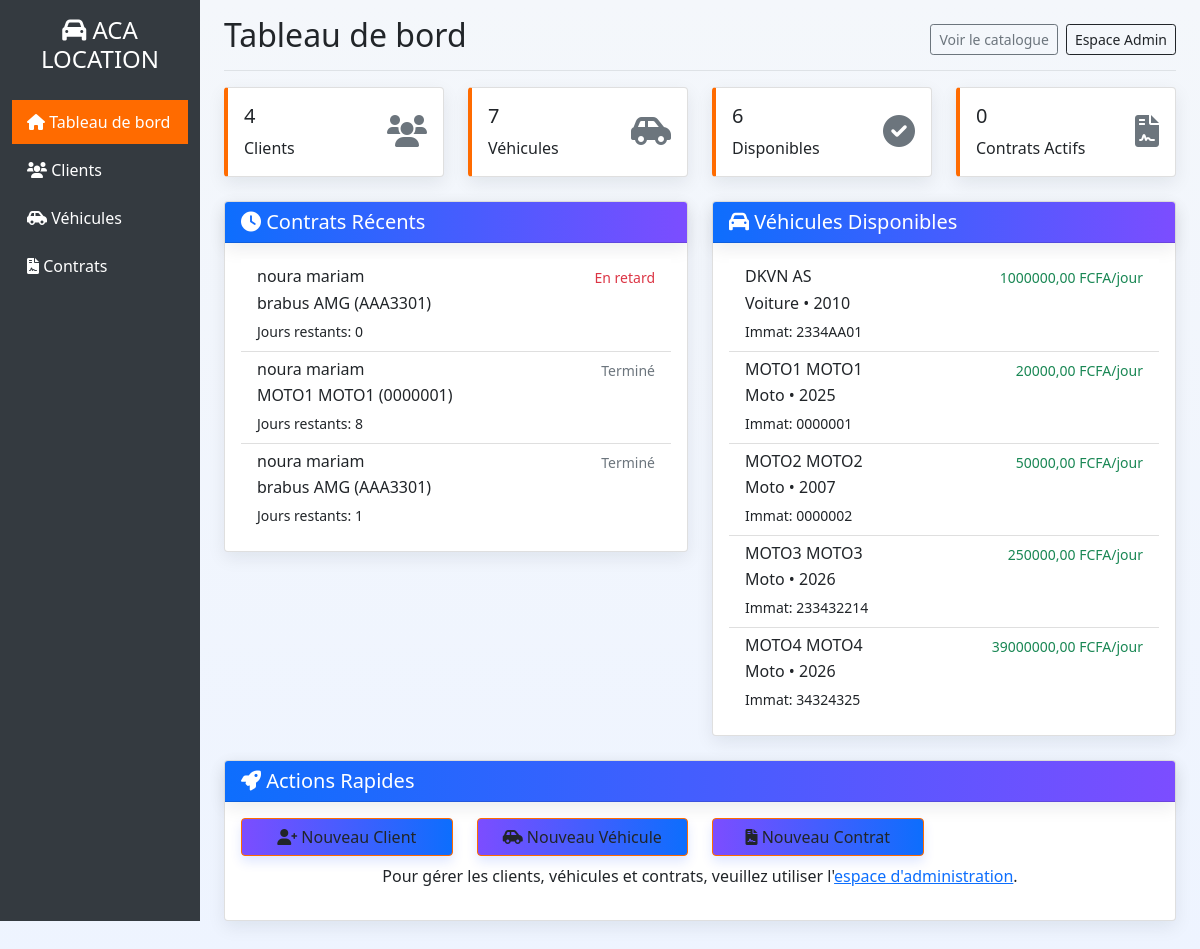
The page / on the database its author committed.
### gestion/models.py (models this page shows, shortened)
class Contrat(models.Model):
    STATUT_CHOICES = [
        ('actif', 'Actif'),
        ('termine', 'Terminé'),
        ('en_retard', 'En retard'),
        ('rompu', 'Rompu'),
    ]
    MODE_PAIEMENT = [
        ('carte', 'Carte bancaire'),
        ('virement', 'Virement'),
        ('especes', 'Espèces'),
        ('cheque', 'Chèque'),
        ('mobile', 'Paiement mobile'),
    ]
    client = models.ForeignKey(Client, on_delete=models.CASCADE)
    vehicule = models.ForeignKey(Vehicule, on_delete=models.CASCADE)
    date_creation = models.DateTimeField(auto_now_add=True)
    date_debut = models.DateField()
    date_fin = models.DateField(blank=True, null=True)
    nb_jours = models.IntegerField(validators=[MinValueValidator(1)])
    montant_total = models.DecimalField(max_digits=10, decimal_places=2, blank=True, null=True)
    statut = models.CharField(max_length=20, choices=STATUT_CHOICES, default='actif')
    mode_paiement = models.CharField(max_length=20, choices=MODE_PAIEMENT, default='especes')
    details_paiement = models.JSONField(blank=True, null=True)
    def jours_restants(self):
        aujourdhui = timezone.now().date()
        if aujourdhui > self.date_fin:
            return 0
        return (self.date_fin - aujourdhui).days
    class Meta:
        verbose_name = "Contrat"
        verbose_name_plural = "Contrats"

class Client(models.Model):
    nom = models.CharField(max_length=100)
    prenom = models.CharField(max_length=100)
    telephone = models.CharField(max_length=20)
    email = models.EmailField(blank=True, null=True)
    date_creation = models.DateTimeField(auto_now_add=True)
    def __str__(self):
        return f"{self.prenom} {self.nom}"
    class Meta:
        verbose_name = "Client"
        verbose_name_plural = "Clients"

class Vehicule(models.Model):
    TYPE_VEHICULE = [
        ('voiture', 'Voiture'),
        ('moto', 'Moto'),
    ]
    type_vehicule = models.CharField(max_length=20, choices=TYPE_VEHICULE)
    marque = models.CharField(max_length=100)
    modele = models.CharField(max_length=100)
    annee = models.IntegerField()
    immatriculation = models.CharField(max_length=20, unique=True)
    prix_journalier = models.DecimalField(max_digits=10, decimal_places=2, validators=[MinValueValidator(0)])
    cylindree = models.IntegerField(blank=True, null=True)
    nombre_portes = models.IntegerField(blank=True, null=True)
    disponible = models.BooleanField(default=True)
    image = models.ImageField(upload_to='vehicules/', blank=True, null=True)
    date_ajout = models.DateTimeField(auto_now_add=True)
    def __str__(self):
        return f"{self.marque} {self.modele} ({self.immatriculation})"
    class Meta:
        verbose_name = "Véhicule"
        verbose_name_plural = "Véhicules"
        ordering = ['-date_ajout']
    class Meta:
        verbose_name = "Véhicule"
        verbose_name_plural = "Véhicules"

### gestion/views.py (the view)
# urls.py: path('', views.index, name='index'),
def index(request):
    stats = {
        'total_clients': Client.objects.count(),
        'total_vehicules': Vehicule.objects.count(),
        'vehicules_disponibles': Vehicule.objects.filter(disponible=True).count(),
        'contrats_actifs': Contrat.objects.filter(statut='actif').count(),
        'contrats_retard': Contrat.objects.filter(statut='en_retard').count(),
    }
    contrats_recent = Contrat.objects.all().order_by('-date_creation')[:5]
    vehicules_disponibles = Vehicule.objects.filter(disponible=True)[:5]
    contrats_pour_rappel = Contrat.objects.filter(statut='actif')
    rappels = []
    for contrat in contrats_pour_rappel:
        rappel = contrat.envoyer_rappel()
        if rappel:
            rappels.append(rappel)
    context = {
        'stats': stats,
        'contrats_recent': contrats_recent,
        'vehicules_disponibles': vehicules_disponibles,
        'rappels': rappels,
    }
    return render(request, 'gestion/index.html', context)

### gestion/templates/gestion/index.html (shortened to what this page needs)
{% extends 'gestion/base.html' %}
{% block content %}
<div class="row">
    <div class="col-md-3 mb-4">
        <div class="card stat-card">
            <div class="card-body">
                <div class="d-flex justify-content-between">
                    <div>
                        <h5 class="card-title">{{ stats.total_clients }}</h5>
                        <p class="card-text">Clients</p>
                    </div>
                    <div class="align-self-center">
                        <i class="fas fa-users fa-2x text-muted"></i>
                    </div>
                </div>
            </div>
        </div>
    </div>
    <div class="col-md-3 mb-4">
        <div class="card stat-card">
            <div class="card-body">
                <div class="d-flex justify-content-between">
                    <div>
                        <h5 class="card-title">{{ stats.total_vehicules }}</h5>
                        <p class="card-text">Véhicules</p>
                    </div>
                    <div class="align-self-center">
                        <i class="fas fa-car-side fa-2x text-muted"></i>
                    </div>
                </div>
            </div>
        </div>
    </div>
    <div class="col-md-3 mb-4">
        <div class="card stat-card">
            <div class="card-body">
                <div class="d-flex justify-content-between">
                    <div>
                        <h5 class="card-title">{{ stats.vehicules_disponibles }}</h5>
                        <p class="card-text">Disponibles</p>
                    </div>
                    <div class="align-self-center">
                        <i class="fas fa-check-circle fa-2x text-muted"></i>
                    </div>
                </div>
            </div>
        </div>
    </div>
    <div class="col-md-3 mb-4">
        <div class="card stat-card">
            <div class="card-body">
                <div class="d-flex justify-content-between">
                    <div>
                        <h5 class="card-title">{{ stats.contrats_actifs }}</h5>
                        <p class="card-text">Contrats Actifs</p>
                    </div>
                    <div class="align-self-center">
                        <i class="fas fa-file-contract fa-2x text-muted"></i>
                    </div>
                </div>
            </div>
        </div>
    </div>
</div>
<div class="row">
    <div class="col-md-6">
        <div class="card">
            <div class="card-header bg-primary-custom text-white">
                <h5 class="mb-0"><i class="fas fa-clock"></i> Contrats Récents</h5>
            </div>
            <div class="card-body">
                {% if contrats_recent %}
                <div class="list-group list-group-flush">
                    {% for contrat in contrats_recent %}
                    <div class="list-group-item">
                        <div class="d-flex w-100 justify-content-between">
                            <h6 class="mb-1">{{ contrat.client }}</h6>
                            <small class="text-{% if contrat.statut == 'actif' %}success{% elif contrat.statut == 'en_retard' %}danger{% else %}muted{% endif %}">
                                {{ contrat.get_statut_display }}
                            </small>
                        </div>
                        <p class="mb-1">{{ contrat.vehicule }}</p>
                        <small>Jours restants: {{ contrat.jours_restants }}</small>
                    </div>
                    {% endfor %}
                </div>
                {% else %}
                <p class="text-muted">Aucun contrat récent</p>
                {% endif %}
            </div>
        </div>
    </div>
    <div class="col-md-6">
        <div class="card">
            <div class="card-header bg-primary-custom text-white">
                <h5 class="mb-0"><i class="fas fa-car"></i> Véhicules Disponibles</h5>
            </div>
            <div class="card-body">
                {% if vehicules_disponibles %}
                <div class="list-group list-group-flush">
                    {% for vehicule in vehicules_disponibles %}
                    <div class="list-group-item">
                        <div class="d-flex w-100 justify-content-between">
                            <h6 class="mb-1">{{ vehicule.marque }} {{ vehicule.modele }}</h6>
                            <small class="text-success">{{ vehicule.prix_journalier }} FCFA/jour</small>
                        </div>
                        <p class="mb-1">{{ vehicule.get_type_vehicule_display }} • {{ vehicule.annee }}</p>
                        <small>Immat: {{ vehicule.immatriculation }}</small>
                    </div>
                    {% endfor %}
                </div>
                {% else %}
                <p class="text-muted">Aucun véhicule disponible</p>
                {% endif %}
            </div>
        </div>
    </div>
</div>
<div class="row mt-4">
    <div class="col-12">
        <div class="card">
            <div class="card-header bg-primary-custom text-white">
                <h5 class="mb-0"><i class="fas fa-rocket"></i> Actions Rapides</h5>
            </div>
            <div class="card-body">
                <div class="row">
                    <div class="col-md-3 mb-2">
                        <a href="{% url 'ajouter_client' %}" class="btn btn-primary-custom w-100">
                            <i class="fas fa-user-plus"></i> Nouveau Client
                        </a>
                    </div>
                    <div class="col-md-3 mb-2">
                        <a href="{% url 'ajouter_vehicule' %}" class="btn btn-primary-custom w-100">
                            <i class="fas fa-car-side"></i> Nouveau Véhicule
                        </a>
                    </div>
                    <div class="col-md-3 mb-2">
                        <a href="{% url 'creer_contrat' %}" class="btn btn-primary-custom w-100">
                            <i class="fas fa-file-contract"></i> Nouveau Contrat
                        </a>
                    </div>
                    {% if request.user.is_staff %}
                    <div class="col-md-3 mb-2">
                        <a href="{% url 'liste_contrats' %}" class="btn btn-outline-primary w-100">
                            <i class="fas fa-list"></i> Voir Contrats
                        </a>
                    </div>
                    {% else %}
                    <div class="col-12 text-center">
                        <p>Pour gérer les clients, véhicules et contrats, veuillez utiliser l'<a href="/admin/">espace d'administration</a>.</p>
                    </div>
                    {% endif %}
                </div>
            </div>
        </div>
    </div>
</div>
{% endblock %}

### static/css/theme.css (style rules this page uses)
:root { --primary: #0d6efd; --accent: #7c4dff; --muted: #6c757d; --bg: #f4f7fb; --card: #ffffff; --success: #198754; --danger: #dc3545; --radius: 12px; --shadow: 0 6px 18px rgba(16,24,40,0.08); --glass: rgba(255,255,255,0.6); --glass-border: rgba(124,77,255,0.08); }
body { background: linear-gradient(180deg, var(--bg), #eef4ff); color: #162447; font-family: "Inter", system-ui, -apple-system, "Segoe UI", Roboto, "Helvetica Neue", Arial; -webkit-font-smoothing: antialiased; -moz-osx-font-smoothing: grayscale; padding-bottom: 40px; }
.navbar, .card-header { background: linear-gradient(90deg, var(--primary), var(--accent)); color: white !important; border-radius: 8px; box-shadow: var(--shadow); }
.card { border: none; border-radius: var(--radius); background: var(--card); box-shadow: var(--shadow); }
.btn-primary-custom { background: linear-gradient(90deg, var(--accent), var(--primary)); border: none; color: white; padding: .5rem .9rem; border-radius: 10px; box-shadow: 0 6px 12px rgba(12, 64, 255, 0.12); }

### gestion/templates/gestion/base.html (style rules this page uses)
:root { --primary-color: #ff6b00; --primary-dark: #e55a00; --light-bg: #f8f9fa; }
.bg-primary-custom { background-color: var(--primary-color) !important; }
.btn-primary-custom { background-color: var(--primary-color); border-color: var(--primary-color); }
.stat-card { border-left: 4px solid var(--primary-color); }

### rows shown on the page
Contrat: client "noura mariam", statut "En retard", vehicule "brabus AMG (AAA3301)", jours_restants "0"
Contrat: client "noura mariam", statut "Terminé", vehicule "MOTO1 MOTO1 (0000001)", jours_restants "8"
Contrat: client "noura mariam", statut "Terminé", vehicule "brabus AMG (AAA3301)", jours_restants "1"
Vehicule: marque "DKVN", modele "AS", prix_journalier "1000000,00", type_vehicule "Voiture", annee "2010", immatriculation "2334AA01"
Vehicule: marque "MOTO1", modele "MOTO1", prix_journalier "20000,00", type_vehicule "Moto", annee "2025", immatriculation "0000001"
Vehicule: marque "MOTO2", modele "MOTO2", prix_journalier "50000,00", type_vehicule "Moto", annee "2007", immatriculation "0000002"
Vehicule: marque "MOTO3", modele "MOTO3", prix_journalier "250000,00", type_vehicule "Moto", annee "2026", immatriculation "233432214"
Vehicule: marque "MOTO4", modele "MOTO4", prix_journalier "39000000,00", type_vehicule "Moto", annee "2026", immatriculation "34324325"

### other values the page prints
{{ stats.total_clients }} "4"
{{ stats.total_vehicules }} "7"
{{ stats.vehicules_disponibles }} "6"
{{ stats.contrats_actifs }} "0"
